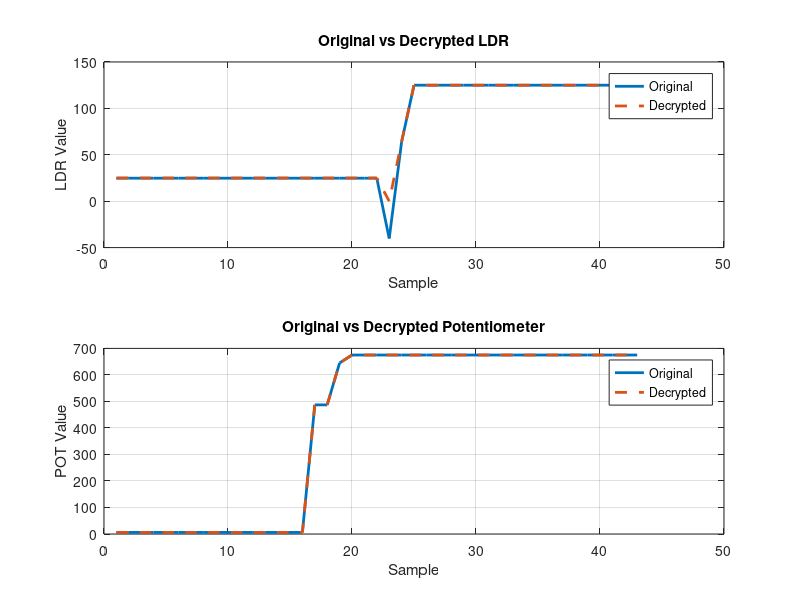

The MATLAB source for this figure:
clc;
clear;
close all;

%% Read Sensor Data

data = csvread('SensorData.csv');

LDR = data(:,1);
POT = data(:,2);

%% Display Original Data

disp('Original Sensor Data');
disp('LDR        POT');

disp([LDR POT]);

%% Encryption Key

Key = 85;       % Decimal key

%% Encrypt Sensor Data

EncryptedLDR = bitxor(uint16(LDR), uint16(Key));
EncryptedPOT = bitxor(uint16(POT), uint16(Key));

disp(' ');
disp('Encrypted Data');
disp('Encrypted LDR        Encrypted POT');

disp([double(EncryptedLDR) double(EncryptedPOT)]);

%% Decrypt Data

DecryptedLDR = bitxor(EncryptedLDR, uint16(Key));
DecryptedPOT = bitxor(EncryptedPOT, uint16(Key));

disp(' ');
disp('Decrypted Data');
disp('Decrypted LDR        Decrypted POT');

disp([double(DecryptedLDR) double(DecryptedPOT)]);

%% Integrity Verification

if isequal(LDR,double(DecryptedLDR)) && ...
   isequal(POT,double(DecryptedPOT))

    disp(' ');
    disp('Integrity Verification : SUCCESS');

else

    disp(' ');
    disp('Integrity Verification : FAILED');

end

%% Visualization

figure;

subplot(2,1,1);

plot(LDR,'LineWidth',2);
hold on;

plot(double(DecryptedLDR),'--','LineWidth',2);

grid on;

title('Original vs Decrypted LDR');
xlabel('Sample');
ylabel('LDR Value');

legend('Original','Decrypted');

subplot(2,1,2);

plot(POT,'LineWidth',2);
hold on;

plot(double(DecryptedPOT),'--','LineWidth',2);

grid on;

title('Original vs Decrypted Potentiometer');
xlabel('Sample');
ylabel('POT Value');

legend('Original','Decrypted');
